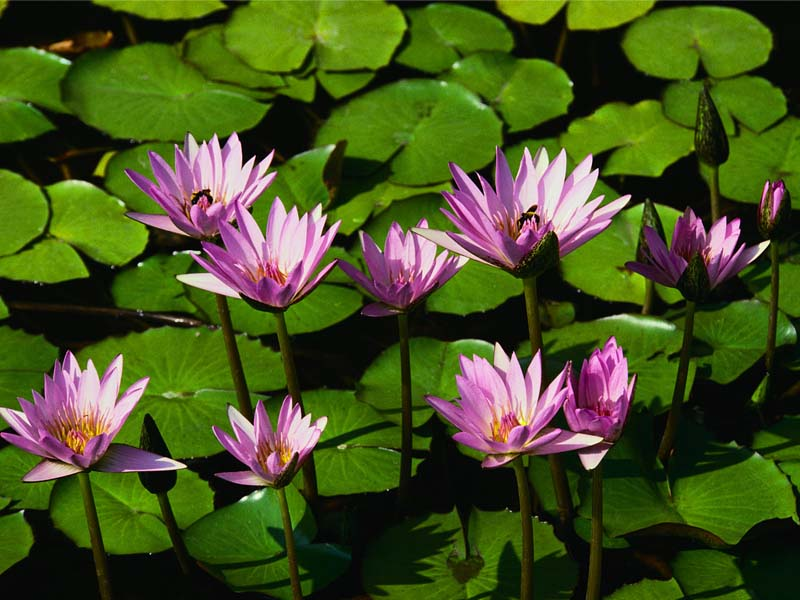
#> input picture images/images/Nenuphars.jpg, 800 x 600 px, found by its file name
$ python 4.2.py
#> lines starting #> are read from the running program, lines starting #| are printed output that depends on the picture
from PIL import Image
import numpy as np
import matplotlib.pyplot as plt

# charge image dans python
im = Image.open("D:/TPtraitementSignalJolyCoueron/images/images/Nenuphars.jpg")
#> im is the input picture: PIL image 800x600 RGB; mean R, G, B 69.4, 82.1, 31.6
im2 = Image.open("D:/TPtraitementSignalJolyCoueron/images/images/Bandes_sinus.jpeg")
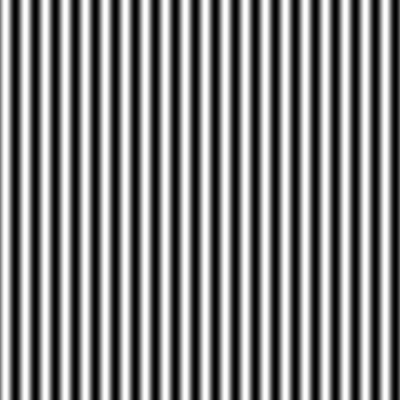
#> input picture images/images/Bandes_sinus.jpeg, 400 x 400 px, found by its file name
#> im2 is the input picture: PIL image 400x400 RGB; min 0, max 254, mean 128.2
im3 = Image.open("D:/TPtraitementSignalJolyCoueron/images/images/Bandes_rect.jpeg")
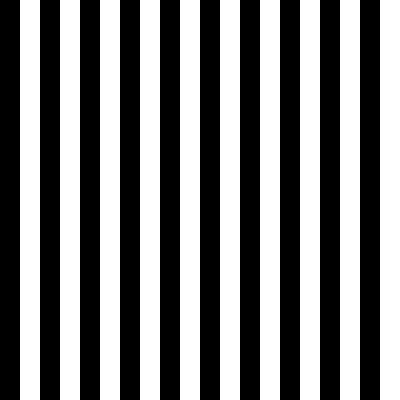
#> input picture images/images/Bandes_rect.jpeg, 400 x 400 px, found by its file name
#> im3 is the input picture: PIL image 400x400 RGB; min 0, max 255, mean 127.5
im4 = Image.open("D:/TPtraitementSignalJolyCoueron/images/images/Damier_sinus.jpeg")
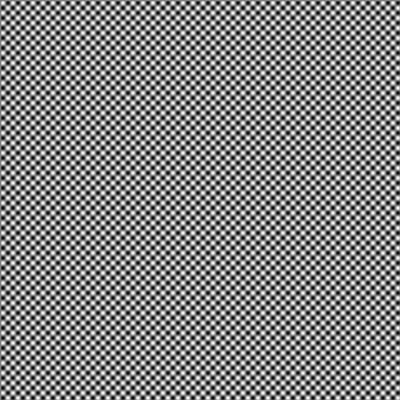
#> input picture images/images/Damier_sinus.jpeg, 400 x 400 px, found by its file name
#> im4 is the input picture: PIL image 400x400 RGB; min 7, max 253, mean 128
im5 = Image.open("D:/TPtraitementSignalJolyCoueron/images/images/Damier_rect.jpeg")
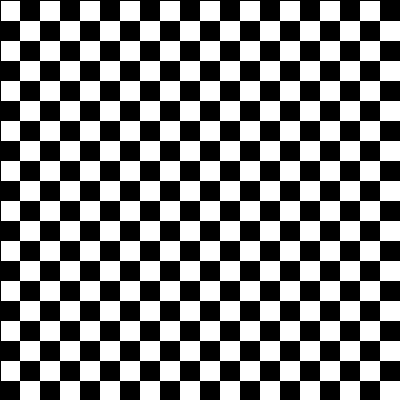
#> input picture images/images/Damier_rect.jpeg, 400 x 400 px, found by its file name
#> im5 is the input picture: PIL image 400x400 RGB; min 0, max 255, mean 126.9
im6 = Image.open("D:/TPtraitementSignalJolyCoueron/imagesRapportTP/3.2quatreBits.png")
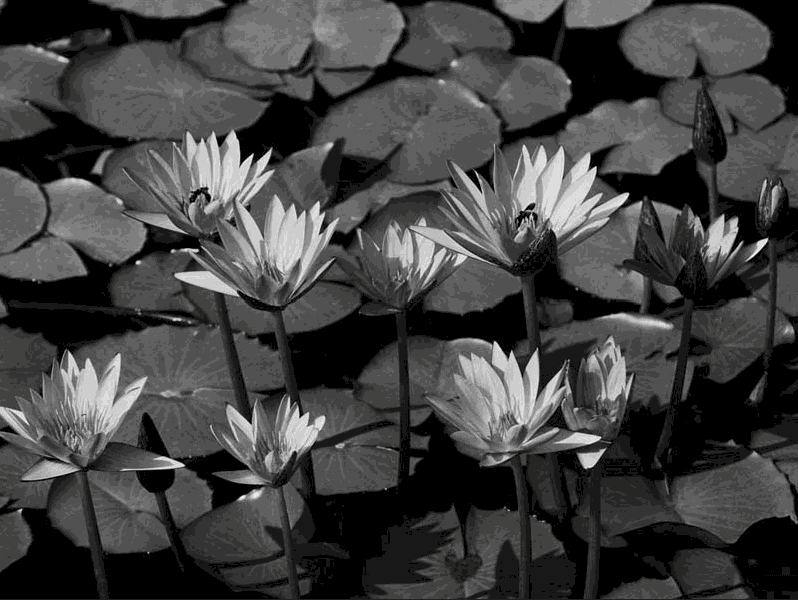
#> input picture imagesRapportTP/3.2quatreBits.png, 798 x 600 px, found by its file name
#> im6 is the input picture: PIL image 798x600 RGBA; mean R, G, B, A 65.4, 65.7, 65.3, 255
#> (the run stopped early here; a loop or call above may not have finished)
